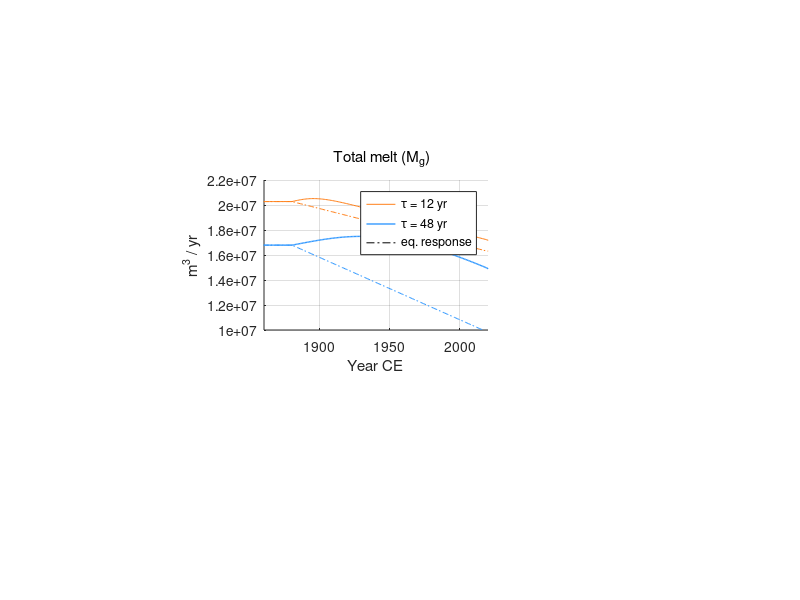

Here is the MATLAB script that generated this plot: (Note: this script raises an error after producing the figure.)
%%% plots specifc and total melt flux changes for idealized glaciers under
%%% warming scenarios. (Fig. 6 of Christian et al., 2021)
% Output comes from 3-stage model (Roe and Baker 2014) with additional melt
% calculation bolted on, which simply integrates melt over the evolving
% glacier surface as the climate warms and the glacier retreats. 
% JEC 2021

clearvars;
figure(1); clf
color1 = [1 0.5 0.1];
color2 = [0.2 0.6 1];
date_start = 1880; % start of trend
date_end = 2020; % end of trend
plotlims = [date_start-20 date_end];
lw = 1;

%%% load output from glacier w/ 12 yr response time, linear trend
load('Cascades_tau12');
tplot = t - yrs_pre + date_start; % adjust to year trend starts
Qs = Qs*w; % multiply by nonminal width to get volume
Qs_eq = Qs_eq*w;

% plot total melt flux
axes('position',[0.33 0.45 0.28 0.25]); hold on; grid on
Q12=plot(tplot,Qs,'color',color1,'linewidth',lw-0.5);    
plot(tplot,Qs_eq,'-.','color',color1);

%%% load output from glacier w/ 48 yr response time
load('Cascades_tau48');
Qs = Qs*w; % multiply by nonminal width to get volume
Qs_eq = Qs_eq*w;

Q48=plot(tplot,Qs,'color',color2,'linewidth',lw)    
plot(tplot,Qs_eq,'-.','color',color2);
eq=plot(0,0,'-.','color','k');
title('   Total melt (M_g)','FontWeight','normal')
ylabel('m^3 / yr')
xlim(plotlims)
ylim([1e7 2.2e7])
xlabel('Year CE')
leg=legend([Q12 Q48 eq],'\tau = 12 yr','\tau = 48 yr','eq. response','location','best');
leg.FontSize = 6;
set(gca,'xtick',[1880:40:2000])
box on

%%% specific melt anomaly (e.g., increase in melt rate per area)
axes('position',[0.33 0.81 0.28 0.08]); 
plot(tplot,mu*(Tramp-Tramp(1)),'r','linewidth',lw);
title('specific melt anom.','FontWeight','normal')
ylabel('m / yr')
xlim([1860 2020])
ylim([0 1])
set(gca,'fontsize',8,'xtick',[1880:40:2000],'XTicklabel',[]); grid on

%%% repeat for scenario with pause in warming
load('Cascades_tau12_hiatus');
tplot = t - yrs_pre + date_start; % adjust to year trend starts
Qs = Qs*w; % multiply by nonminal width to get volume
Qs_eq = Qs_eq*w;
% subplot 221; hold on; 
% center12 = plot(tplot,L/1e3,'color',color1,'linewidth',lw);
% eq = plot(tplot,Leq/1e3,'-.k');

%subplot('position',[0.2 0.5 0.3 0.4]); hold on; 
axes('position',[0.7 0.45 0.28 0.28]); hold on; grid on
Q12=plot(tplot,Qs,'color',color1,'linewidth',lw-0.5);    
plot(tplot,Qs_eq,'-.','color',color1);

load('Cascades_tau48_hiatus');
Qs = Qs*w; % multiply by nonminal width to get volume
Qs_eq = Qs_eq*w;

Q48=plot(tplot,Qs,'color',color2,'linewidth',lw)    
plot(tplot,Qs_eq,'-.','color',color2);
eq=plot(0,0,'-.','color','k');

title('   Total melt (M_g)','FontWeight','normal')
ylabel('m^3 / yr')
xlim(plotlims)
ylim([1e7 2.2e7])
xlabel('Year CE')
set(gca,'xtick',[1880:40:2000])
box on

axes('position',[0.7 0.81 0.28 0.08]); 
plot(tplot,mu*(Tramp-Tramp(1)),'r','linewidth',lw);
title('specific melt anom.','FontWeight','normal')
ylabel('m / yr')
xlim([1860 2020])
ylim([0 1])
set(gca,'fontsize',8,'xtick',[1880:40:2000],'XTicklabel',[]); grid on
